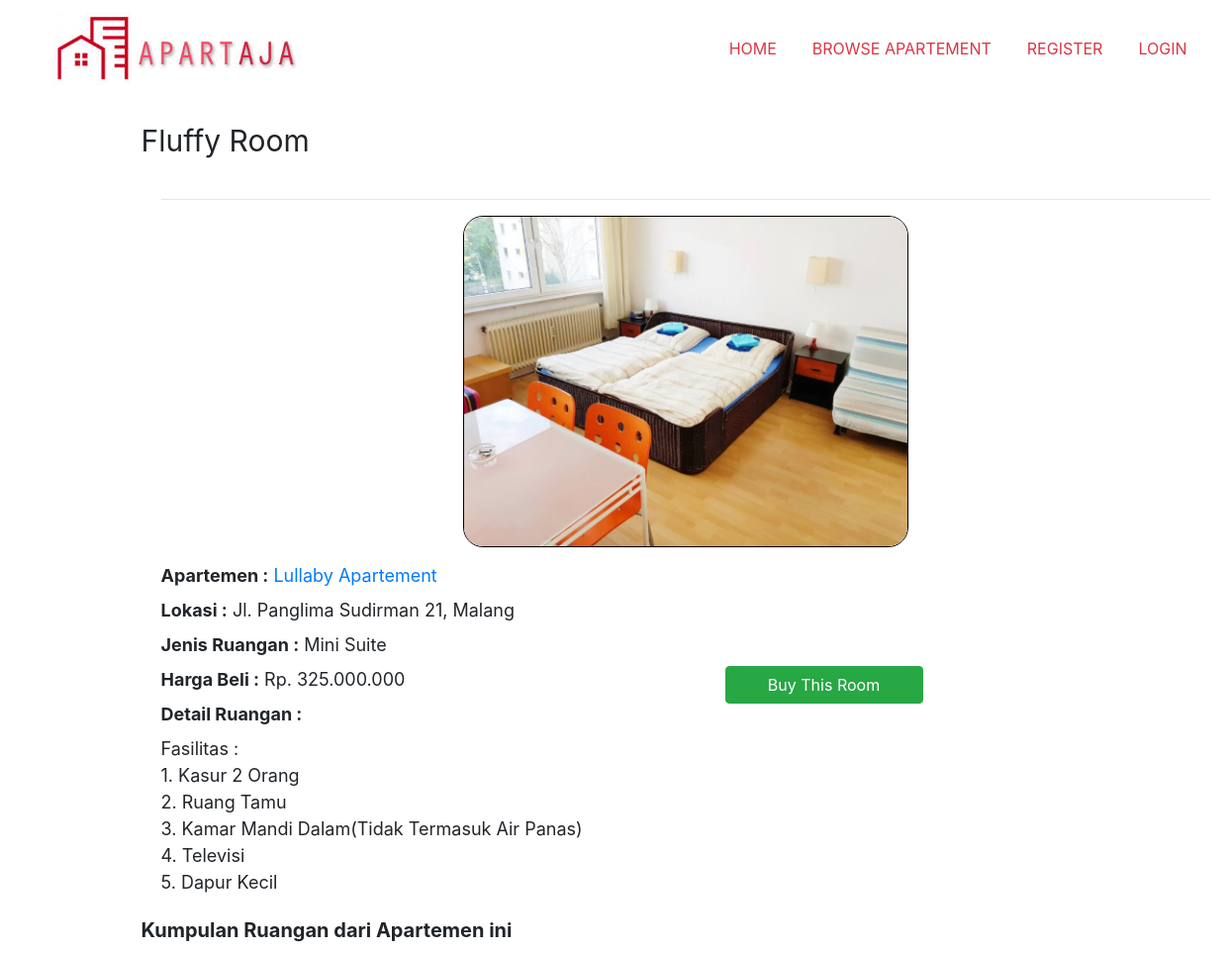
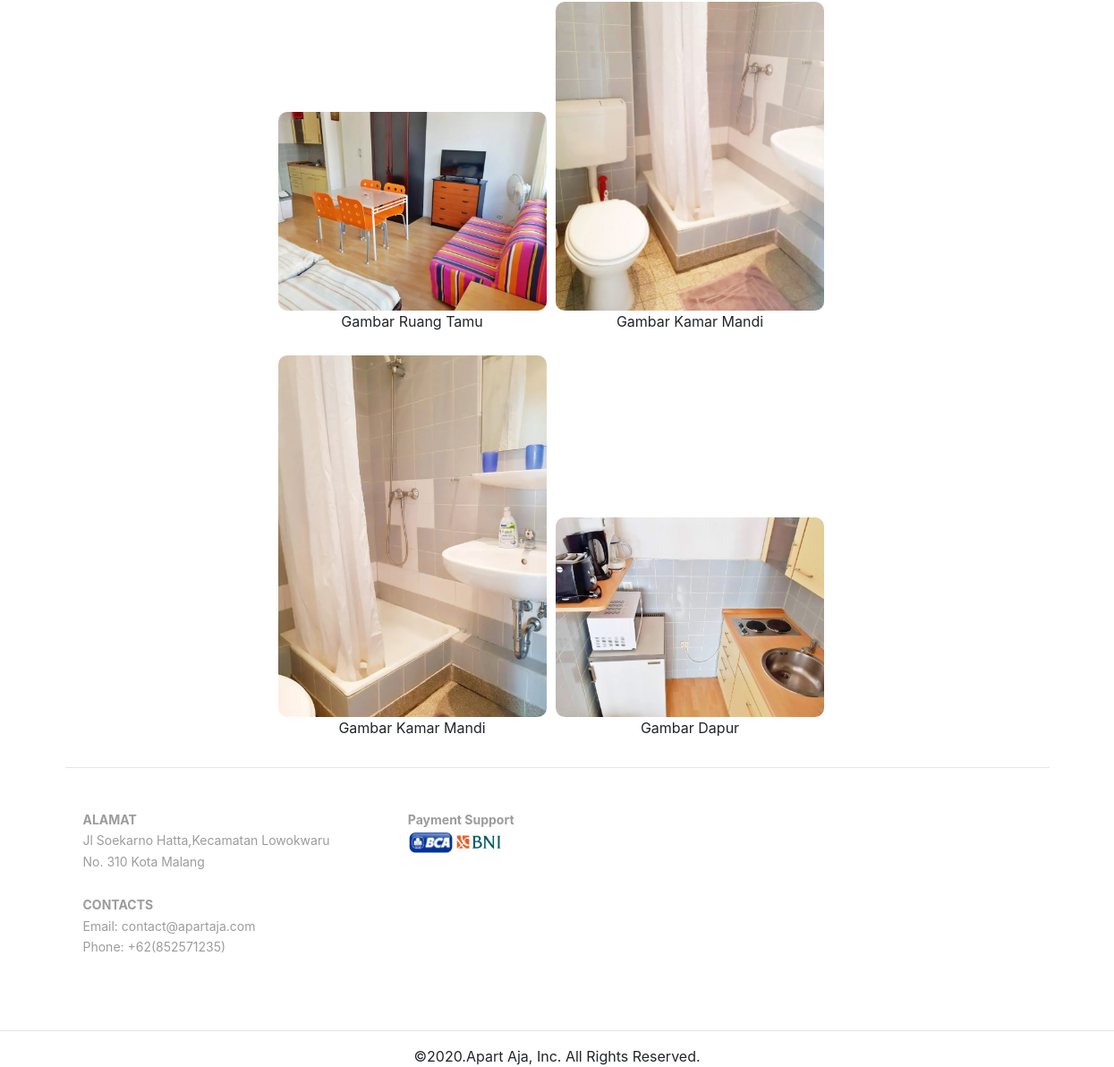
Screenshot of /detail-ruang-apartemen.php?id_ruangan=1 with the database file from the repository (2 pictures, top to bottom).
### tables this page shows
CREATE TABLE `ruangan_apartemen` (
  `id_ruangan` int(11) NOT NULL,
  `id_apartemen` int(11) NOT NULL,
  `id_pengelola` int(11) NOT NULL,
  `nama` varchar(255) NOT NULL,
  `jenis_ruangan` varchar(250) NOT NULL,
  `harga_beli` bigint(20) NOT NULL,
  `detail_ruangan` text NOT NULL,
  `sisa_ruang_apartemen` int(10) NOT NULL,
  `gambar_utama` text NOT NULL
);

CREATE TABLE `apartemen` (
  `id_apartemen` int(11) NOT NULL,
  `id_pengelola` int(11) NOT NULL,
  `nama_apartemen` varchar(255) NOT NULL,
  `alamat_apartemen` varchar(255) NOT NULL,
  `kota_kabupaten` varchar(200) NOT NULL,
  `provinsi` varchar(200) NOT NULL,
  `gambar_apartemen` text NOT NULL,
  `maps_link` text NOT NULL DEFAULT '#'
);

CREATE TABLE `gambar_apartemen` (
  `id_gambar` int(11) NOT NULL,
  `id_ruangan` int(11) NOT NULL,
  `gambar` text NOT NULL,
  `deskripsi_singkat` varchar(50) NOT NULL DEFAULT 'Image'
);

### detail-ruang-apartemen.php (the view, shortened to what this page needs)
<?php
include 'connection.php';
$id_ruangan = $_GET['id_ruangan'];
if (!empty($_SESSION['level']) == '1') {
    include 'header-user.php';
?>
    <div class="container" style="padding: 20px; margin: 0 auto ;margin-top:100px;">
        <div class="row">
            <?php
            $queryDetailRuangan = "select * from ruangan_apartemen ra JOIN apartemen a ON ra.id_apartemen = a.id_apartemen where ra.id_ruangan = '$id_ruangan'";
            $resultDetailRuangan = mysqli_query($connect, $queryDetailRuangan);
            while ($ruangan = mysqli_fetch_array($resultDetailRuangan)) {
            ?>
                <div class="col-md-12" style="margin-left:70px;margin-right:70px;">
                    <span style="margin-top:20px;margin-bottom: 20px;font-size: 30px"><?= $ruangan['nama'] ?> Room</span>
                    <div class="card-body" style="font-size: 18px">
                        <hr>
                        <center>
                            <img style="width:450px;margin-bottom: 15px;border-radius: 20px;border:1px solid black" src="<?= $ruangan['gambar_utama'] ?>" alt="Desc">
                        </center>
                        <label for=""><b>Apartemen : </b></label>
                        <a href="detail-apartemen.php?id_apartemen=<?= $ruangan['id_apartemen'] ?>" style="text-decoration: none;"><?= $ruangan['nama_apartemen']; ?> Apartement</a><br>
                        <label for=""><b>Lokasi : </b></label>
                        <?= $ruangan['alamat_apartemen'] ?>, <?= $ruangan['kota_kabupaten'] ?><br>
                        <label for=""><b>Jenis Ruangan : </b></label>
                        <?= $ruangan['jenis_ruangan']; ?><br>
                        <div style="float: right;margin-right: 300px">
                            <div class="form-row">
                                <div class="col">
                                    <a href="preview-beli.php?id_ruangan=<?= $id_ruangan ?>" class="btn btn-success" style="float: right;width:200px;font-weight: bold">Buy This Room</a><br><br>
                                </div>
                            </div>
                        </div>
                        <label for=""><b>Harga Beli :</b></label>
                        Rp. <?= number_format($ruangan['harga_beli'], 0, ',', '.');; ?><br>
                        <label for=""><b>Detail Ruangan :</b></label><br>
                        <span style="white-space: pre-line"><?= $ruangan['detail_ruangan']; ?></span>
                    </div>
                    <span style="font-size: 20px;font-weight: bold">
                        Kumpulan Ruangan dari Apartemen ini
                    </span><br>
                    <div class="col-md-8" style="margin-left:150px">
                        <?php
                        $queryGetAllGambarRuanganById = "select * from gambar_apartemen where id_ruangan = $id_ruangan";
                        $resultGambarRuangan = mysqli_query($connect, $queryGetAllGambarRuanganById);
                        while ($gambarApartemen = mysqli_fetch_array($resultGambarRuangan)) {
                        ?>
                            <figure style="display: inline-block;margin-top:10px;margin-left:3px;margin-right:3px;">
                                <img class="card-img-top" style="width: 300px;border-radius: 10px" src="<?= $gambarApartemen['gambar'] ?>" alt="<?= $gambarApartemen['deskripsi_singkat'] ?>">
                                <figcaption style="text-align: center">Gambar <?= $gambarApartemen['deskripsi_singkat'] ?></figcaption>
                            </figure>
                        <?php
                        }
                        ?>
                    <?php
                }
                    ?>
                    </div>
                </div>
        </div>
    <?php
} else {
    include 'header-guest.php';
    ?>
        <div class="container" style="padding: 20px; margin: 0 auto ;margin-top:100px;">
            <div class="row">
                <?php
                $queryDetailRuangan = "select * from ruangan_apartemen ra JOIN apartemen a ON ra.id_apartemen = a.id_apartemen where ra.id_ruangan = '$id_ruangan'";
                $resultDetailRuangan = mysqli_query($connect, $queryDetailRuangan);
                while ($ruangan = mysqli_fetch_array($resultDetailRuangan)) {
                ?>
                    <div class="col-md-12" style="margin-left:70px;margin-right:70px;">
                        <span style="margin-top:20px;margin-bottom: 20px;font-size: 30px"><?= $ruangan['nama'] ?> Room</span>
                        <div class="card-body" style="font-size: 18px">
                            <hr>
                            <center>
                                <img style="width:450px;margin-bottom: 15px;border-radius: 20px;border:1px solid black" src="<?= $ruangan['gambar_utama'] ?>" alt="Desc">
                            </center>
                            <label for=""><b>Apartemen : </b></label>
                            <a href="detail-apartemen.php?id_apartemen=<?= $ruangan['id_apartemen'] ?>" style="text-decoration: none;"><?= $ruangan['nama_apartemen']; ?> Apartement</a><br>
                            <label for=""><b>Lokasi : </b></label>
                            <?= $ruangan['alamat_apartemen'] ?>, <?= $ruangan['kota_kabupaten'] ?><br>
                            <label for=""><b>Jenis Ruangan : </b></label>
                            <?= $ruangan['jenis_ruangan']; ?><br>
                            <div style="float: right;margin-right: 300px">
                                <div class="form-row">
                                    <div class="col">
                                        <a href="login-user.php" class="btn btn-success" style="float: right;width:200px;">Buy This Room</a><br><br>
                                    </div>
                                </div>
                            </div>
                            <label for=""><b>Harga Beli :</b></label>
                            Rp. <?= number_format($ruangan['harga_beli'], 0, ',', '.');; ?><br>
                            <label for=""><b>Detail Ruangan :</b></label><br>
                            <span style="white-space: pre-line"><?= $ruangan['detail_ruangan']; ?></span>
                        </div>
                        <span style="font-size: 20px;font-weight: bold">
                            Kumpulan Ruangan dari Apartemen ini
                        </span><br>
                        <div class="col-md-8" style="margin-left:150px">
                            <?php
                            $queryGetAllGambarRuanganById = "select * from gambar_apartemen where id_ruangan = $id_ruangan";
                            $resultGambarRuangan = mysqli_query($connect, $queryGetAllGambarRuanganById);
                            while ($gambarApartemen = mysqli_fetch_array($resultGambarRuangan)) {
                            ?>
                                <figure style="display: inline-block;margin-top:10px;margin-left:3px;margin-right:3px;">
                                    <img class="card-img-top" style="width: 300px;border-radius: 10px" src="<?= $gambarApartemen['gambar'] ?>" alt="<?= $gambarApartemen['deskripsi_singkat'] ?>">
                                    <figcaption style="text-align: center">Gambar <?= $gambarApartemen['deskripsi_singkat'] ?></figcaption>
                                </figure>
                            <?php
                            }
                            ?>
                        <?php
                    }
                        ?>
                        </div>
                    </div>
            </div>
        <?php
    }
    include 'footer.php';
        ?>
        </body>
        </html>

### assets/mobirise/css/style.css (style rules this page uses)
html { position: relative; min-height: 100%; }
.col, .col-12, .col-auto { position: relative; width: 100%; min-height: 1px; padding-left: 15px; padding-right: 15px; }
.col { -ms-flex-preferred-size: 0; flex-basis: 0; -ms-flex-positive: 1; flex-grow: 1; max-width: 100%; }
.form-row { display:flex; flex-wrap: wrap; margin: 0 -15px; }

### rows the page displays
ruangan_apartemen: nama "Fluffy", gambar_utama (picture), id_apartemen.nama_apartemen "Lullaby", id_apartemen.alamat_apartemen "Jl. Panglima Sudirman 21", id_apartemen.kota_kabupaten "Malang", jenis_ruangan "Mini Suite", harga_beli "325.000.000", detail_ruangan "Fasilitas : 1. Kasur 2 Orang 2. Ruang Tamu 3. Kamar Mandi Dalam(Tidak Termasuk Air Panas) 4. Televisi 5. Dapur Kecil"
gambar_apartemen: gambar (picture), deskripsi_singkat "Ruang Tamu"
gambar_apartemen: gambar (picture), deskripsi_singkat "Kamar Mandi"
gambar_apartemen: gambar (picture), deskripsi_singkat "Kamar Mandi"
gambar_apartemen: gambar (picture), deskripsi_singkat "Dapur"
